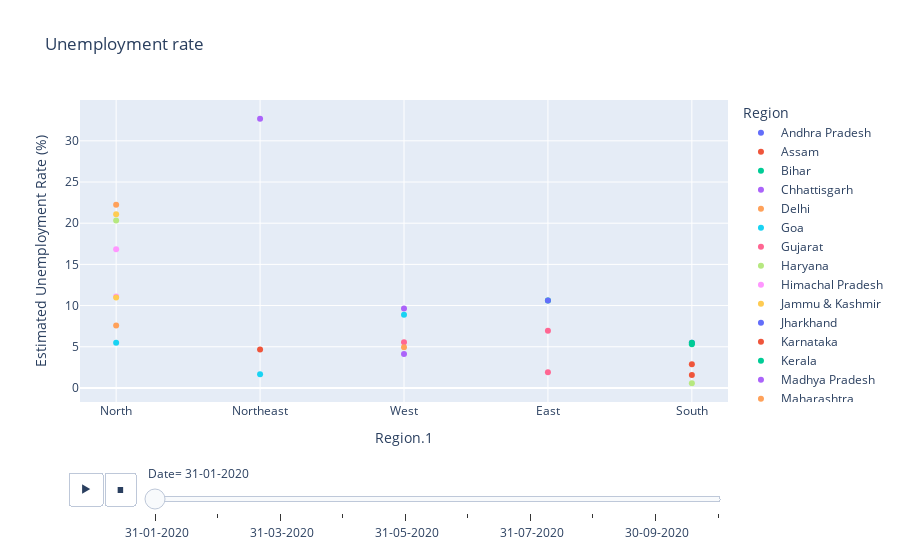

The code cell stored with this chart in its notebook:
### Code cell
# Also we trying to analyze the data using the scattery plot.

fg = px.scatter(pq,x='Region.1',y=' Estimated Unemployment Rate (%)',color='Region',title='Unemployment rate',animation_frame=' Date',template='plotly')
fg.update_layout(xaxis={'categoryorder':'total descending'})
fg.show()

### Figure 1 — Plotly figure (JSON) as saved in the notebook; plotly's stock layout.template omitted (floating-point values rounded to 4 significant figures)
{"data": [{"hovertemplate": "Region=Andhra Pradesh<br> Date= 31-01-2020<br>Region.1=%{x}<br> Estimated Unemployment Rate (%)=%{y}<extra></extra>", "legendgroup": "Andhra Pradesh", "marker": {"color": "#636efa", "symbol": "circle"}, "mode": "markers", "name": "Andhra Pradesh", "orientation": "v", "showlegend": true, "type": "scatter", "x": ["South"], "xaxis": "x", "y": [5.48], "yaxis": "y"}, {"hovertemplate": "Region=Assam<br> Date= 31-01-2020<br>Region.1=%{x}<br> Estimated Unemployment Rate (%)=%{y}<extra></extra>", "legendgroup": "Assam", "marker": {"color": "#EF553B", "symbol": "circle"}, "mode": "markers", "name": "Assam", "orientation": "v", "showlegend": true, "type": "scatter", "x": ["Northeast"], "xaxis": "x", "y": [4.66], "yaxis": "y"}, {"hovertemplate": "Region=Bihar<br> Date= 31-01-2020<br>Region.1=%{x}<br> Estimated Unemployment Rate (%)=%{y}<extra></extra>", "legendgroup": "Bihar", "marker": {"color": "#00cc96", "symbol": "circle"}, "mode": "markers", "name": "Bihar", "orientation": "v", "showlegend": true, "type": "scatter", "x": ["East"], "xaxis": "x", "y": [10.61], "yaxis": "y"}, {"hovertemplate": "Region=Chhattisgarh<br> Date= 31-01-2020<br>Region.1=%{x}<br> Estimated Unemployment Rate (%)=%{y}<extra></extra>", "legendgroup": "Chhattisgarh", "marker": {"color": "#ab63fa", "symbol": "circle"}, "mode": "markers", "name": "Chhattisgarh", "orientation": "v", "showlegend": true, "type": "scatter", "x": ["West"], "xaxis": "x", "y": [9.65], "yaxis": "y"}, {"hovertemplate": "Region=Delhi<br> Date= 31-01-2020<br>Region.1=%{x}<br> Estimated Unemployment Rate (%)=%{y}<extra></extra>", "legendgroup": "Delhi", "marker": {"color": "#FFA15A", "symbol": "circle"}, "mode": "markers", "name": "Delhi", "orientation": "v", "showlegend": true, "type": "scatter", "x": ["North"], "xaxis": "x", "y": [22.23], "yaxis": "y"}, {"hovertemplate": "Region=Goa<br> Date= 31-01-2020<br>Region.1=%{x}<br> Estimated Unemployment Rate (%)=%{y}<extra></extra>", "legendgroup": "Goa", "marker": {"color": "#19d3f3", "symbol": "circle"}, "mode": "markers", "name": "Goa", "orientation": "v", "showlegend": true, "type": "scatter", "x": ["West"], "xaxis": "x", "y": [8.89], "yaxis": "y"}, {"hovertemplate": "Region=Gujarat<br> Date= 31-01-2020<br>Region.1=%{x}<br> Estimated Unemployment Rate (%)=%{y}<extra></extra>", "legendgroup": "Gujarat", "marker": {"color": "#FF6692", "symbol": "circle"}, "mode": "markers", "name": "Gujarat", "orientation": "v", "showlegend": true, "type": "scatter", "x": ["West"], "xaxis": "x", "y": [5.54], "yaxis": "y"}, {"hovertemplate": "Region=Haryana<br> Date= 31-01-2020<br>Region.1=%{x}<br> Estimated Unemployment Rate (%)=%{y}<extra></extra>", "legendgroup": "Haryana", "marker": {"color": "#B6E880", "symbol": "circle"}, "mode": "markers", "name": "Haryana", "orientation": "v", "showlegend": true, "type": "scatter", "x": ["North"], "xaxis": "x", "y": [20.34], "yaxis": "y"}, {"hovertemplate": "Region=Himachal Pradesh<br> Date= 31-01-2020<br>Region.1=%{x}<br> Estimated Unemployment Rate (%)=%{y}<extra></extra>", "legendgroup": "Himachal Pradesh", "marker": {"color": "#FF97FF", "symbol": "circle"}, "mode": "markers", "name": "Himachal Pradesh", "orientation": "v", "showlegend": true, "type": "scatter", "x": ["North"], "xaxis": "x", "y": [16.83], "yaxis": "y"}, {"hovertemplate": "Region=Jammu & Kashmir<br> Date= 31-01-2020<br>Region.1=%{x}<br> Estimated Unemployment Rate (%)=%{y}<extra></extra>", "legendgroup": "Jammu & Kashmir", "marker": {"color": "#FECB52", "symbol": "circle"}, "mode": "markers", "name": "Jammu & Kashmir", "orientation": "v", "showlegend": true, "type": "scatter", "x": ["North"], "xaxis": "x", "y": [21.08], "yaxis": "y"}, {"hovertemplate": "Region=Jharkhand<br> Date= 31-01-2020<br>Region.1=%{x}<br> Estimated Unemployment Rate (%)=%{y}<extra></extra>", "legendgroup": "Jharkhand", "marker": {"color": "#636efa", "symbol": "circle"}, "mode": "markers", "name": "Jharkhand", "orientation": "v", "showlegend": true, "type": "scatter", "x": ["East"], "xaxis": "x", "y": [10.61], "yaxis": "y"}, {"hovertemplate": "Region=Karnataka<br> Date= 31-01-2020<br>Region.1=%{x}<br> Estimated Unemployment Rate (%)=%{y}<extra></extra>", "legendgroup": "Karnataka", "marker": {"color": "#EF553B", "symbol": "circle"}, "mode": "markers", "name": "Karnataka", "orientation": "v", "showlegend": true, "type": "scatter", "x": ["South"], "xaxis": "x", "y": [2.86], "yaxis": "y"}, {"hovertemplate": "Region=Kerala<br> Date= 31-01-2020<br>Region.1=%{x}<br> Estimated Unemployment Rate (%)=%{y}<extra></extra>", "legendgroup": "Kerala", "marker": {"color": "#00cc96", "symbol": "circle"}, "mode": "markers", "name": "Kerala", "orientation": "v", "showlegend": true, "type": "scatter", "x": ["South"], "xaxis": "x", "y": [5.31], "yaxis": "y"}, {"hovertemplate": "Region=Madhya Pradesh<br> Date= 31-01-2020<br>Region.1=%{x}<br> Estimated Unemployment Rate (%)=%{y}<extra></extra>", "legendgroup": "Madhya Pradesh", "marker": {"color": "#ab63fa", "symbol": "circle"}, "mode": "markers", "name": "Madhya Pradesh", "orientation": "v", "showlegend": true, "type": "scatter", "x": ["West"], "xaxis": "x", "y": [4.11], "yaxis": "y"}, {"hovertemplate": "Region=Maharashtra<br> Date= 31-01-2020<br>Region.1=%{x}<br> Estimated Unemployment Rate (%)=%{y}<extra></extra>", "legendgroup": "Maharashtra", "marker": {"color": "#FFA15A", "symbol": "circle"}, "mode": "markers", "name": "Maharashtra", "orientation": "v", "showlegend": true, "type": "scatter", "x": ["West"], "xaxis": "x", "y": [4.95], "yaxis": "y"}, {"hovertemplate": "Region=Meghalaya<br> Date= 31-01-2020<br>Region.1=%{x}<br> Estimated Unemployment Rate (%)=%{y}<extra></extra>", "legendgroup": "Meghalaya", "marker": {"color": "#19d3f3", "symbol": "circle"}, "mode": "markers", "name": "Meghalaya", "orientation": "v", "showlegend": true, "type": "scatter", "x": ["Northeast"], "xaxis": "x", "y": [1.66], "yaxis": "y"}, {"hovertemplate": "Region=Odisha<br> Date= 31-01-2020<br>Region.1=%{x}<br> Estimated Unemployment Rate (%)=%{y}<extra></extra>", "legendgroup": "Odisha", "marker": {"color": "#FF6692", "symbol": "circle"}, "mode": "markers", "name": "Odisha", "orientation": "v", "showlegend": true, "type": "scatter", "x": ["East"], "xaxis": "x", "y": [1.9], "yaxis": "y"}, {"hovertemplate": "Region=Puducherry<br> Date= 31-01-2020<br>Region.1=%{x}<br> Estimated Unemployment Rate (%)=%{y}<extra></extra>", "legendgroup": "Puducherry", "marker": {"color": "#B6E880", "symbol": "circle"}, "mode": "markers", "name": "Puducherry", "orientation": "v", "showlegend": true, "type": "scatter", "x": ["South"], "xaxis": "x", "y": [0.58], "yaxis": "y"}, {"hovertemplate": "Region=Punjab<br> Date= 31-01-2020<br>Region.1=%{x}<br> Estimated Unemployment Rate (%)=%{y}<extra></extra>", "legendgroup": "Punjab", "marker": {"color": "#FF97FF", "symbol": "circle"}, "mode": "markers", "name": "Punjab", "orientation": "v", "showlegend": true, "type": "scatter", "x": ["North"], "xaxis": "x", "y": [11.11], "yaxis": "y"}, {"hovertemplate": "Region=Rajasthan<br> Date= 31-01-2020<br>Region.1=%{x}<br> Estimated Unemployment Rate (%)=%{y}<extra></extra>", "legendgroup": "Rajasthan", "marker": {"color": "#FECB52", "symbol": "circle"}, "mode": "markers", "name": "Rajasthan", "orientation": "v", "showlegend": true, "type": "scatter", "x": ["North"], "xaxis": "x", "y": [10.97], "yaxis": "y"}, {"hovertemplate": "Region=Tamil Nadu<br> Date= 31-01-2020<br>Region.1=%{x}<br> Estimated Unemployment Rate (%)=%{y}<extra></extra>", "legendgroup": "Tamil Nadu", "marker": {"color": "#EF553B", "symbol": "circle"}, "mode": "markers", "name": "Tamil Nadu", "orientation": "v", "showlegend": true, "type": "scatter", "x": ["South"], "xaxis": "x", "y": [1.57], "yaxis": "y"}, {"hovertemplate": "Region=Telangana<br> Date= 31-01-2020<br>Region.1=%{x}<br> Estimated Unemployment Rate (%)=%{y}<extra></extra>", "legendgroup": "Telangana", "marker": {"color": "#00cc96", "symbol": "circle"}, "mode": "markers", "name": "Telangana", "orientation": "v", "showlegend": true, "type": "scatter", "x": ["South"], "xaxis": "x", "y": [5.49], "yaxis": "y"}, {"hovertemplate": "Region=Tripura<br> Date= 31-01-2020<br>Region.1=%{x}<br> Estimated Unemployment Rate (%)=%{y}<extra></extra>", "legendgroup": "Tripura", "marker": {"color": "#ab63fa", "symbol": "circle"}, "mode": "markers", "name": "Tripura", "orientation": "v", "showlegend": true, "type": "scatter", "x": ["Northeast"], "xaxis": "x", "y": [32.67], "yaxis": "y"}, {"hovertemplate": "Region=Uttar Pradesh<br> Date= 31-01-2020<br>Region.1=%{x}<br> Estimated Unemployment Rate (%)=%{y}<extra></extra>", "legendgroup": "Uttar Pradesh", "marker": {"color": "#FFA15A", "symbol": "circle"}, "mode": "markers", "name": "Uttar Pradesh", "orientation": "v", "showlegend": true, "type": "scatter", "x": ["North"], "xaxis": "x", "y": [7.58], "yaxis": "y"}, {"hovertemplate": "Region=Uttarakhand<br> Date= 31-01-2020<br>Region.1=%{x}<br> Estimated Unemployment Rate (%)=%{y}<extra></extra>", "legendgroup": "Uttarakhand", "marker": {"color": "#19d3f3", "symbol": "circle"}, "mode": "markers", "name": "Uttarakhand", "orientation": "v", "showlegend": true, "type": "scatter", "x": ["North"], "xaxis": "x", "y": [5.49], "yaxis": "y"}, {"hovertemplate": "Region=West Bengal<br> Date= 31-01-2020<br>Region.1=%{x}<br> Estimated Unemployment Rate (%)=%{y}<extra></extra>", "legendgroup": "West Bengal", "marker": {"color": "#FF6692", "symbol": "circle"}, "mode": "markers", "name": "West Bengal", "orientation": "v", "showlegend": true, "type": "scatter", "x": ["East"], "xaxis": "x", "y": [6.94], "yaxis": "y"}], "layout": {"legend": {"title": {"text": "Region"}, "tracegroupgap": 0}, "sliders": [{"active": 0, "currentvalue": {"prefix": " Date="}, "len": 0.9, "pad": {"b": 10, "t": 60}, "steps": [{"args": [[" 31-01-2020"], {"frame": {"duration": 0, "redraw": false}, "fromcurrent": true, "mode": "immediate", "transition": {"duration": 0, "easing": "linear"}}], "label": " 31-01-2020", "method": "animate"}, {"args": [[" 29-02-2020"], {"frame": {"duration": 0, "redraw": false}, "fromcurrent": true, "mode": "immediate", "transition": {"duration": 0, "easing": "linear"}}], "label": " 29-02-2020", "method": "animate"}, {"args": [[" 31-03-2020"], {"frame": {"duration": 0, "redraw": false}, "fromcurrent": true, "mode": "immediate", "transition": {"duration": 0, "easing": "linear"}}], "label": " 31-03-2020", "method": "animate"}, {"args": [[" 30-04-2020"], {"frame": {"duration": 0, "redraw": false}, "fromcurrent": true, "mode": "immediate", "transition": {"duration": 0, "easing": "linear"}}], "label": " 30-04-2020", "method": "animate"}, {"args": [[" 31-05-2020"], {"frame": {"duration": 0, "redraw": false}, "fromcurrent": true, "mode": "immediate", "transition": {"duration": 0, "easing": "linear"}}], "label": " 31-05-2020", "method": "animate"}, {"args": [[" 30-06-2020"], {"frame": {"duration": 0, "redraw": false}, "fromcurrent": true, "mode": "immediate", "transition": {"duration": 0, "easing": "linear"}}], "label": " 30-06-2020", "method": "animate"}, {"args": [[" 31-07-2020"], {"frame": {"duration": 0, "redraw": false}, "fromcurrent": true, "mode": "immediate", "transition": {"duration": 0, "easing": "linear"}}], "label": " 31-07-2020", "method": "animate"}, {"args": [[" 31-08-2020"], {"frame": {"duration": 0, "redraw": false}, "fromcurrent": true, "mode": "immediate", "transition": {"duration": 0, "easing": "linear"}}], "label": " 31-08-2020", "method": "animate"}, {"args": [[" 30-09-2020"], {"frame": {"duration": 0, "redraw": false}, "fromcurrent": true, "mode": "immediate", "transition": {"duration": 0, "easing": "linear"}}], "label": " 30-09-2020", "method": "animate"}, {"args": [[" 31-10-2020"], {"frame": {"duration": 0, "redraw": false}, "fromcurrent": true, "mode": "immediate", "transition": {"duration": 0, "easing": "linear"}}], "label": " 31-10-2020", "method": "animate"}], "x": 0.1, "xanchor": "left", "y": 0, "yanchor": "top"}], "title": {"text": "Unemployment rate"}, "updatemenus": [{"buttons": [{"args": [null, {"frame": {"duration": 500, "redraw": false}, "fromcurrent": true, "mode": "immediate", "transition": {"duration": 500, "easing": "linear"}}], "label": "&#9654;", "method": "animate"}, {"args": [[null], {"frame": {"duration": 0, "redraw": false}, "fromcurrent": true, "mode": "immediate", "transition": {"duration": 0, "easing": "linear"}}], "label": "&#9724;", "method": "animate"}], "direction": "left", "pad": {"r": 10, "t": 70}, "showactive": false, "type": "buttons", "x": 0.1, "xanchor": "right", "y": 0, "yanchor": "top"}], "xaxis": {"anchor": "y", "categoryorder": "total descending", "domain": [0, 1], "title": {"text": "Region.1"}}, "yaxis": {"anchor": "x", "domain": [0, 1], "title": {"text": " Estimated Unemployment Rate (%)"}}}}
